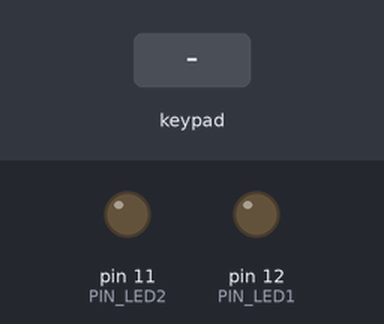
Recording of a sketch running on a simulated Arduino Uno, built with avr-gcc and run on an emulated ATmega328P. Shown: output pins drawn as LEDs (lit = HIGH). The inputs (shaded band) are chosen by the test bench.

Above: at 1.2 s.
1.3 s: key '1' pressed
At 2.2 s:
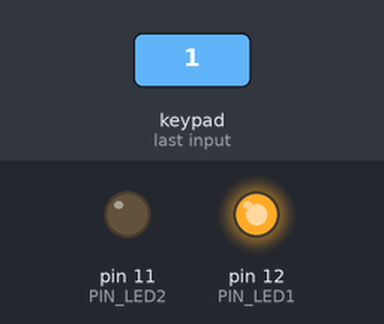
2.8 s: keypad keys 8 7 6 5 * pressed 0.4 s apart
At 5.7 s:
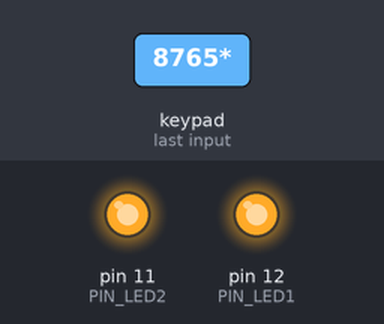
6.3 s: keypad keys 1 3 9 7 pressed 0.4 s apart
At 6.9 s:
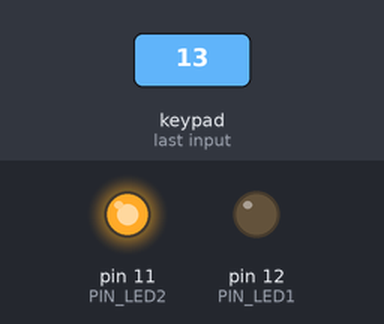
9.4 s: key '2' pressed
At 10.5 s:
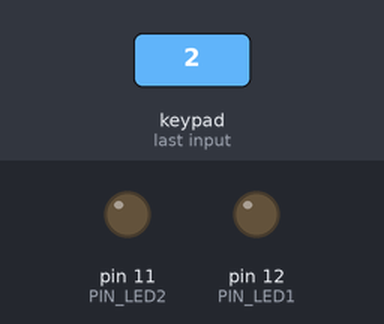
10.9 s: key '*' pressed
At 11.6 s:
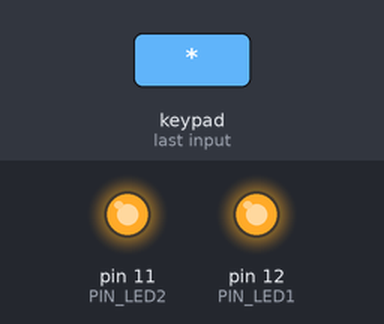
Timing chart, 0 to 13.4 s (numbered marks = the images above; inputs shaded):
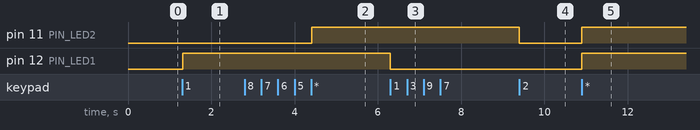

Measured:
- after the input at 1.3 s, pin 12 (PIN_LED1): LOW → HIGH at once
- after the input at 2.8 s, pin 11 (PIN_LED2): LOW → HIGH after 1.6 s
- after the input at 6.3 s, pin 12 (PIN_LED1): HIGH → LOW at once
- after the input at 9.4 s, pin 11 (PIN_LED2): HIGH → LOW at once
- after the input at 10.9 s, pin 11 (PIN_LED2), pin 12 (PIN_LED1): LOW → HIGH at once

The sketch:

keypadLed.ino
```cpp
// Contoh penggunaan keypad 4 x 3
//   untuk mengontrol 2 LED

#include "Keypad.h"

const byte PIN_LED1 = 12;
const byte PIN_LED2 = 11;

char petaTombol[4][3] =
{
  {'1', '2', '3'},
  {'4', '5', '6'},
  {'7', '8', '9'},
  {'*', '0', '#'}
};

byte pinBaris[] = {8, 7, 6, 5};
byte pinKolom[] = {4, 3, 2};
Keypad keypad = Keypad(makeKeymap(petaTombol),
                pinBaris, pinKolom, 4, 3);

byte keadaanLED1 = LOW;
byte keadaanLED2 = LOW;

void setup()
{
  pinMode(PIN_LED1, OUTPUT);
  pinMode(PIN_LED2, OUTPUT);
}

void loop()
{
  char kode = keypad.getKey();
  if (kode != NO_KEY)
  {
    switch(kode)
    {
      case '*':
        digitalWrite(PIN_LED1, HIGH);
        digitalWrite(PIN_LED2, HIGH);
        keadaanLED1 = HIGH;
        keadaanLED2 = HIGH;
        break;
      case '#':
        digitalWrite(PIN_LED1, LOW);
        digitalWrite(PIN_LED2, LOW);
        keadaanLED1 = LOW;
        keadaanLED2 = LOW;
        break;
      case '1':
        keadaanLED1 = !keadaanLED1;
        digitalWrite(PIN_LED1, keadaanLED1);
        break;
      case '2':
        keadaanLED2 = !keadaanLED2;
        digitalWrite(PIN_LED2, keadaanLED2);
        break;
    }
  }
}
```
